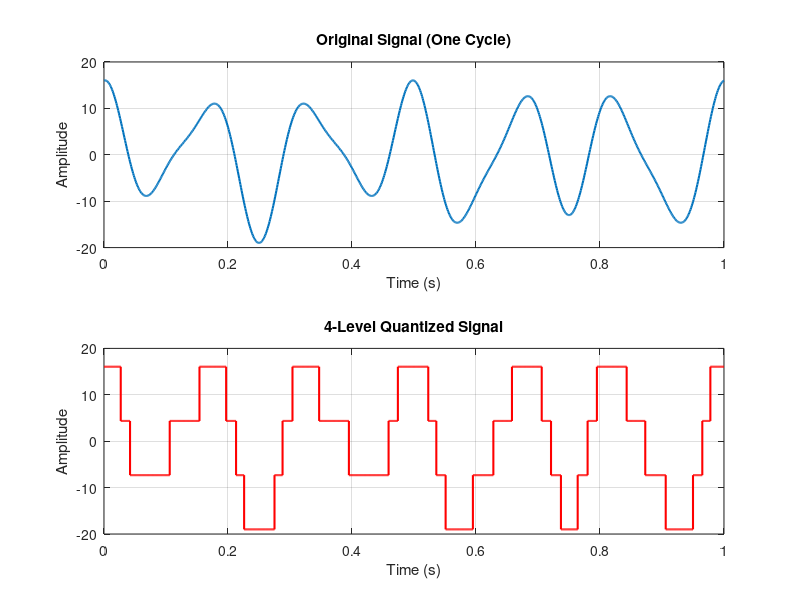

MATLAB code to generate this figure:
clc;
clear;
close all;

% ID 23-54391-3
E = 9; F = 1; G = 3;

a1 = G + 1;  
a2 = F + 2;  
a3 = E + 3;   

f1 = E + 1;  
f2 = F + 2;  
f3 = G + 3;  

fs = 1000;
t = 0:1/fs:1;

% Signal
x1 = a1*cos(2*pi*f1*t);
x2 = a2*sin(2*pi*f2*t);
x3 = a3*cos(2*pi*f3*t);

signal_x = x1 + x2 + x3;

f0 = gcd(gcd(f1,f2),f3);  
T0 = 1/f0;

t1 = 0:1/fs:T0;
x_cycle = a1*cos(2*pi*f1*t1) + ...
          a2*sin(2*pi*f2*t1) + ...
          a3*cos(2*pi*f3*t1);

xmin = min(x_cycle);
xmax = max(x_cycle);

L = 4; 
partition = linspace(xmin, xmax, L+1);
partition = partition(2:end-1); 

codebook = linspace(xmin, xmax, L); 

[index, xq] = quantiz(x_cycle, partition, codebook);

figure;

subplot(2,1,1)
plot(t1, x_cycle, 'LineWidth',1.5)
title('Original Signal (One Cycle)')
xlabel('Time (s)')
ylabel('Amplitude')
xlim([0 T0])
grid on

subplot(2,1,2)
stairs(t1, xq, 'r','LineWidth',1.5)
title('4-Level Quantized Signal')
xlabel('Time (s)')
ylabel('Amplitude')
xlim([0 T0])
grid on
